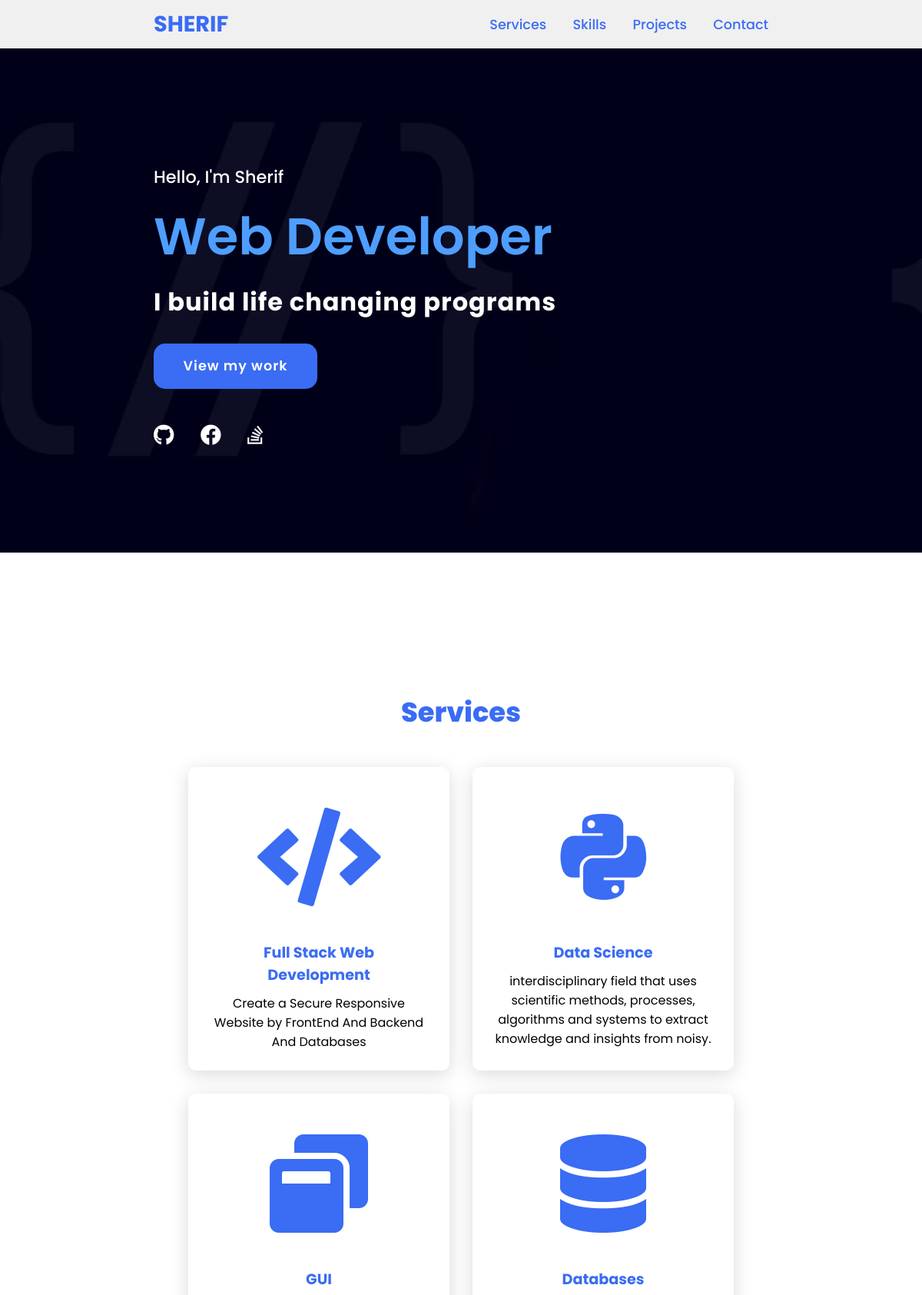
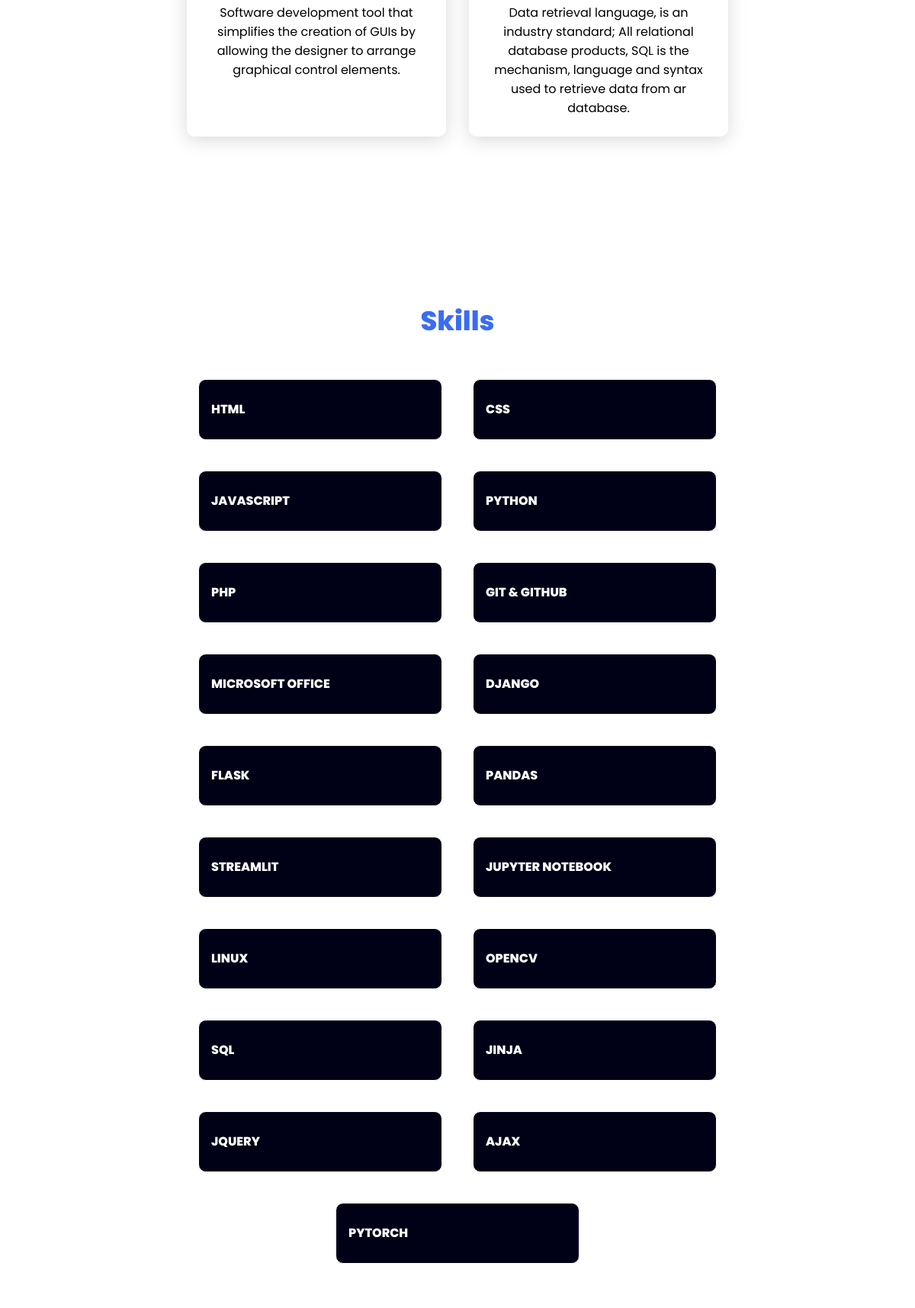
The page / (upper part) on the database its author committed (2 pictures, top to bottom).
### skills/models.py (models this page shows, shortened)
class skill(models.Model):
    title = models.CharField(max_length=1000)

### skills/views.py (the view)
# urls.py: path('', Home_views, name='home')
def Home_views(request):
    skills_object = skill.objects.all()
    project_object = project.objects.all()
    return render(request, 'index.html', {'skills': skills_object, 'projects':project_object})

### skills/templates/index.html (shortened to what this page needs)
{% load static %}
<!DOCTYPE html>
<html lang="en">
<head>
	<link rel="stylesheet" href="https://cdnjs.cloudflare.com/ajax/libs/font-awesome/5.15.4/css/all.min.css">
	<link rel="stylesheet" href="{% static 'style.css' %}">
</head>
<body>
	<header>
		<a href="#" class="logo">Sherif</a>
		<nav class="navigation">
			<a href="#services">Services</a>
			<a href="#skills">Skills</a>
			<a href="#projects">Projects</a>
			<a href="#contact">Contact</a>
		</nav>
	</header>
	<section class="main">
		<div>
			<h2>Hello, I'm Sherif<br><span>Web Developer</span></h2>
            <h3>I build life changing programs</h3>
            <a href="#projects" class="main-btn">View my work</a>
            <div class="social-icons">
                <a target="_blank" href="https://github.com/sherif-abdallah"><i class="fab fa-github"></i></a>
                <a target="_blank" href="https://www.facebook.com/sheerifabdullah"><i class="fab fa-facebook"></i></a>
                <a target="_blank" href="https://stackoverflow.com/users/16819582/sherif-abdullah"><i class="fab fa-stack-overflow"></i></a>
            </div>
        </div>
    </section>
    <section class="cards" id="services">
        <h2 class="title">Services</h2>
        <div class="content">
            <div class="card">
                <div class="icon">
                    <i class="fas fa-code"></i>
                </div>
                <div class="info">
                    <h3>Full Stack Web Development</h3>
                    <p>Create a Secure Responsive Website by FrontEnd And Backend And Databases</p>
                </div>
            </div>
            <div class="card">
                <div class="icon">
                    <i class="fab fa-python"></i>
                </div>
                <div class="info">
                    <h3>Data Science</h3>
                    <p>interdisciplinary field that uses scientific methods, processes, algorithms and systems to
                        extract knowledge and insights from noisy.</p>
                </div>
            </div>
            <div class="card">
                <div class="icon">
                    <i class="fas fa-window-restore"></i>
                </div>
                <div class="info">
                    <h3>GUI</h3>
                    <p>Software development tool that simplifies the creation of GUIs by allowing the designer to
                        arrange graphical control elements. </p>
                </div>
            </div>
            <div class="card">
                <div class="icon">
                    <i class="fas fa-database"></i>
                </div>
                <div class="info">
                    <h3>Databases</h3>
                    <p>Data retrieval language, is an industry standard; All relational database products, SQL is the
                        mechanism, language and syntax used to retrieve data from ar database.</p>
                </div>
            </div>
        </div>
    </section>
    <section class="cards" id="skills">
        <h2 class="title">Skills</h2>
        <div class="content">
            {% for obj in skills %}
            <div class="project-card" id="skills-card">
                <div class="project-info">
                    <strong class="project-title">
                        <span id="skills-title" class="more-details">{{ obj.title }}</span>
                    </strong>
                </div>
            </div>
            {% endfor %}
        </div>
    </section>
</body>
</html>

### portofolio/static/style.css (style rules this page uses)
* { font-family: 'Poppins', sans-serif; margin: 0; padding: 0; box-sizing: border-box; scroll-behavior: smooth; }
header { background-color: #f0f0f0; width: 100%; position: fixed; z-index: 999; display: flex; justify-content: space-between; align-items: center; padding: 10px 200px ; }
.logo { text-decoration: none; color: #3a6cf4; text-transform: uppercase; font-weight: 700; font-size: 1.8em; }
.navigation a { color: #3a6cf4; text-decoration: none; font-size: 1.1em; font-weight: 500; padding-left: 30px; }
section { padding: 100px 200px; }
.main { width: 100%; min-height: 100vh; display: flex; align-items: center; background-size: cover; background-position: center; background-attachment: fixed; }
.main h2 { color: #fff; font-size: 1.4em; font-weight: 500; }
.main h2 span { display: inline-block; margin-top: 10px; color: #4e9eff; font-size: 3em; font-weight: 600; }
.main h3 { color: #fff; font-size: 2em; font-weight: 700; letter-spacing: 1px; margin-top: 10px; margin-bottom: 30px; }
.main-btn { color: #fff; background-color: #3a6cf4; text-decoration: none; font-size: 1.1em; font-weight: 600; display: inline-block; padding: 0.9375em 2.1875em; letter-spacing: 1px; border-radius: 15px; margin-bottom: 40px; transition: 0.7s ease; }
.social-icons a { color: #fff; font-size: 1.7em; padding-right: 30px; }
.title { display: flex; justify-content: center; color: #3a6cf4; font-size: 2.2em; font-weight: 800; margin-bottom: 30px; }
.content { display: flex; justify-content: center; flex-direction: row; flex-wrap: wrap; }
.card { background-color: #fff; width: 21.25em; box-shadow: 0 5px 25px rgba(1 1 1 / 15%); border-radius: 10px; padding: 25px; margin: 15px; transition: 0.7s ease; }
.card .icon { color: #3a6cf4; font-size: 8em; text-align: center; }
.info { text-align: center; }
.info h3 { color: #3a6cf4; font-size: 1.2em; font-weight: 700; margin: 10px; }
.project-card { background-color: #fff; border: 1px solid #fff; min-height: 5em; width: 23em; overflow: hidden; border-radius: 10px; margin: 20px; transition: 0.7s ease; }
.project-info { padding: 1em; }
.project-title { display: flex; justify-content: space-between; text-transform: uppercase; font-weight: 800; margin-top: 10px; }
.more-details { text-decoration: none; color: #3a6cf4; }
#skills-card { background-color: #000016; text-align: center; width: 20em; color: white; }
#skills-title { color: white; }

### rows shown on the page
skill: title "HTML"
skill: title "CSS"
skill: title "JAVASCRIPT"
skill: title "PYTHON"
skill: title "PHP"
skill: title "GIT & GITHUB"
skill: title "MICROSOFT OFFICE"
skill: title "DJANGO"
skill: title "FLASK"
skill: title "PANDAS"
skill: title "STREAMLIT"
skill: title "JUPYTER NOTEBOOK"
skill: title "LINUX"
skill: title "OPENCV"
skill: title "SQL"
skill: title "JINJA"
skill: title "JQUERY"
skill: title "AJAX"
skill: title "PYTORCH"
